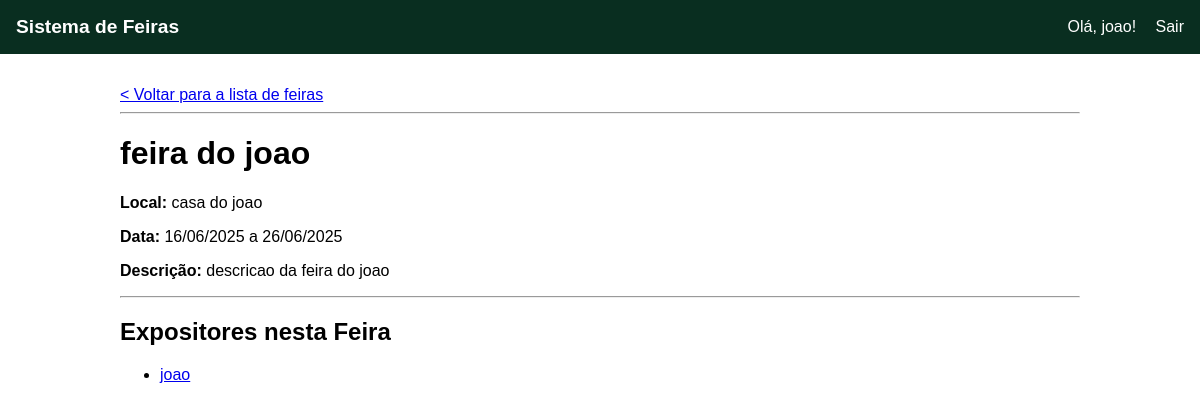
Screenshot of /feira/2 (signed in) with the database file from the repository.
### core/models.py (models this page shows, shortened)
class Feira(models.Model):
    nome = models.CharField(max_length=100)
    descricao = models.TextField()
    localidade = models.CharField(max_length=200)
    data_inicio = models.DateField()
    data_fim = models.DateField()

class Expositor(models.Model):
    nome = models.CharField(max_length=100)
    descricao = models.TextField()
    contato = models.CharField(max_length=100) # Email ou telefone
    feiras = models.ManyToManyField(Feira, related_name='expositores') # Um expositor pode estar em várias feiras

### core/views.py (the view)
# urls.py: path('feira/<int:feira_id>', views.detalhes_feira, name='detalhes_feira'),
def detalhes_feira(request, feira_id):
    feira = get_object_or_404(Feira, pk=feira_id)
    expositores_da_feira = feira.expositores.all()
    context = {
        'feira': feira,
        'expositores': expositores_da_feira,
    }
    return render(request, 'core/detalhes_feira.html', context)

### core/templates/core/detalhes_feira.html (shortened to what this page needs)
{% extends 'core/base.html' %}
{% block content %}
    <a href="{% url 'inicio' %}">< Voltar para a lista de feiras</a>
    <hr>
    <h1>{{ feira.nome }}</h1>
    <p><strong>Local:</strong> {{ feira.localidade }}</p>
    <p><strong>Data:</strong> {{ feira.data_inicio|date:"d/m/Y" }} a {{ feira.data_fim|date:"d/m/Y" }}</p>
    <p><strong>Descrição:</strong> {{ feira.descricao }}</p>
    <hr>
    <h2>Expositores nesta Feira</h2>
    {% if expositores %}
        <ul class="expositor-list">
            {% for expositor in expositores %}
            	<li><a href="{% url 'detalhes_expositor' expositor.id %}">{{ expositor.nome }}</a></li>
            {% endfor %}
        </ul>
    {% else %}
        <p>Ainda não há expositores confirmados para esta feira.</p>
    {% endif %}
{% endblock %}

### core/templates/core/base.html (shortened to what this page needs)
<!DOCTYPE html>
<html lang="pt-br">
<head>
</head>
<body>
    <header>
        <div class="logo">
            <a href="{% url 'inicio' %}">Sistema de Feiras</a>
        </div>
        <nav class="user-nav">
            {% if user.is_authenticated %}
                <span>Olá, {{ user.username }}!</span>
                <form action="{% url 'logout' %}" method="post" style="display: inline; margin-left: 15px;">
                    <button type="submit" style="background: none; border: none; color: white; cursor: pointer; padding: 0; font-size: inherit; font-family: inherit;">
                        Sair
                    </button>
                </form>
            {% else %}
                <a href="{% url 'login' %}">Entrar</a>
            {% endif %}
        </nav>
    </header>
    <main class="main-content">
        {% block content %}
        {% endblock %}
    </main>
</body>
</html>

### core/templates/core/base.html (style rules this page uses)
body { font-family: sans-serif; margin: 0; }
header { background-color: #092E20; color: white; padding: 1em; display: flex; justify-content: space-between; align-items: center; }
header a { color: white; text-decoration: none; }
.logo a { font-weight: bold; font-size: 1.2em; }
.main-content { padding: 2em; max-width: 960px; margin: auto; }

### rows the page displays
Feira: nome "feira do joao", localidade "casa do joao", data_inicio "16/06/2025", data_fim "26/06/2025", descricao "descricao da feira do joao"
Expositor: nome "joao"

### other values shown
{{ user.username }} "joao"
